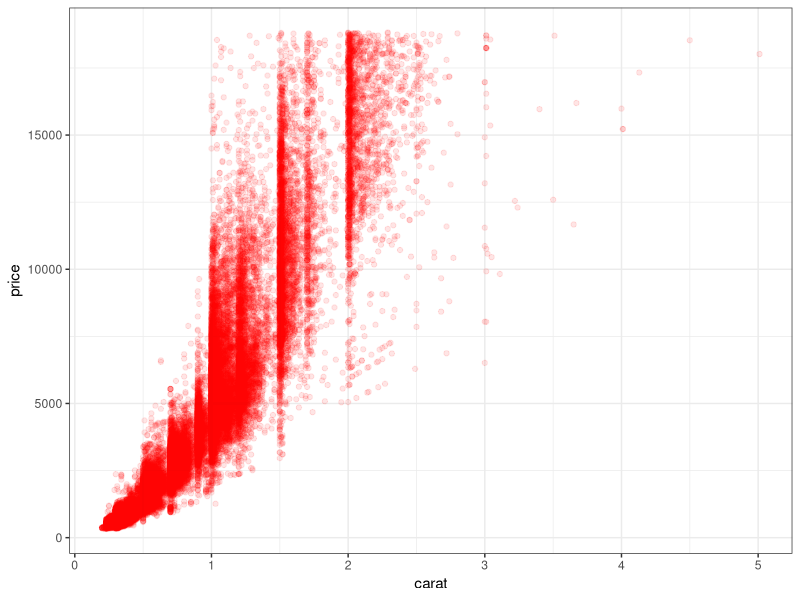
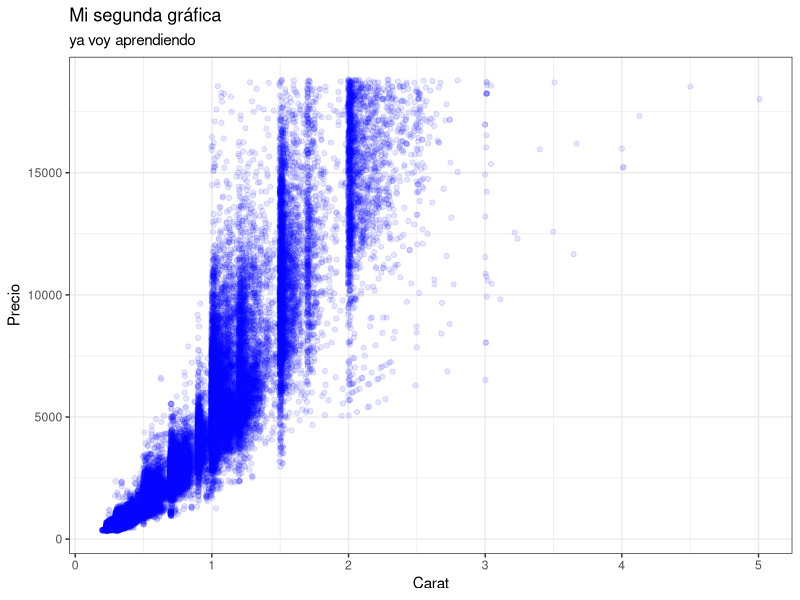
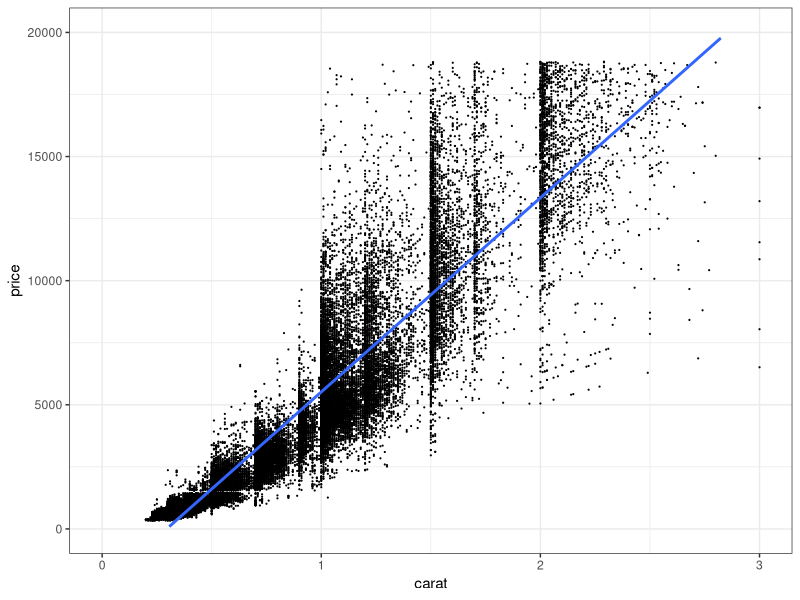
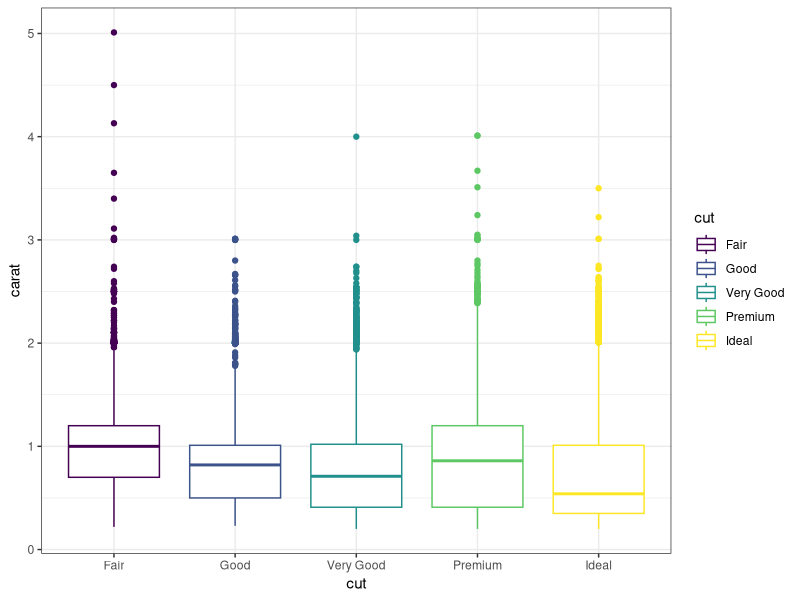
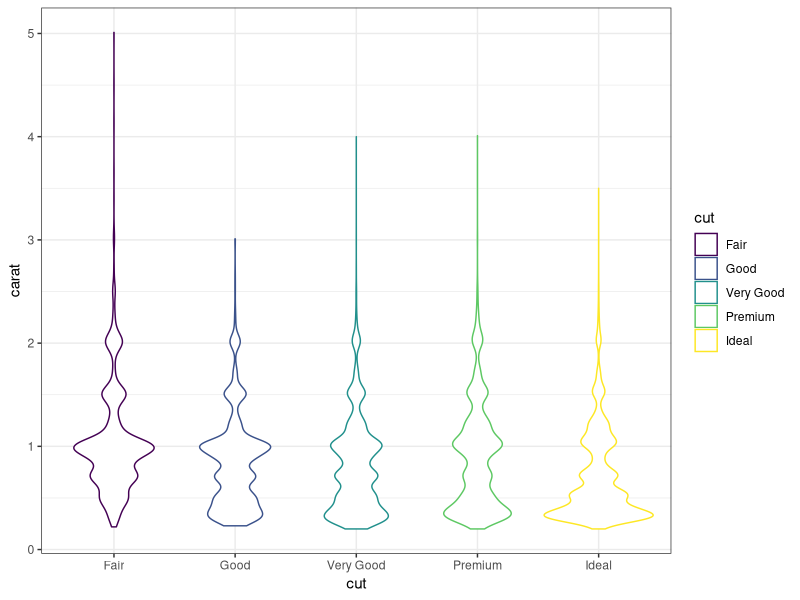
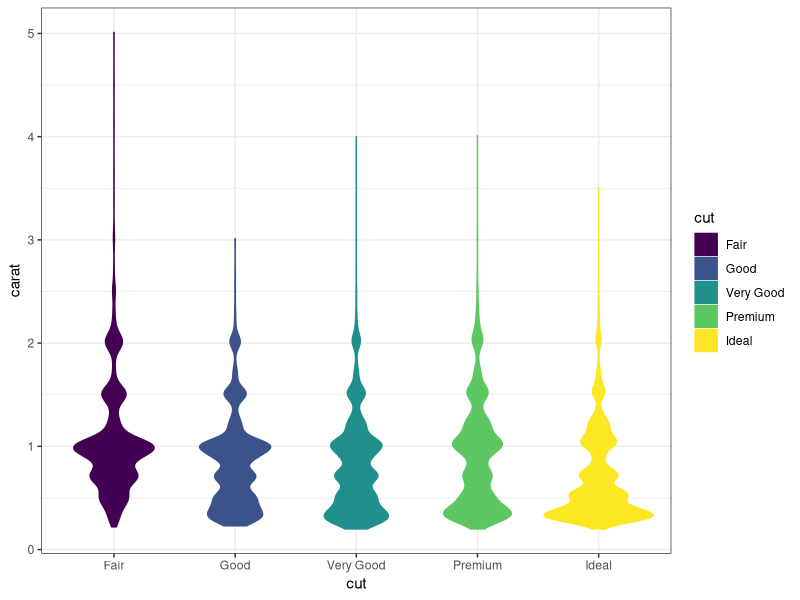
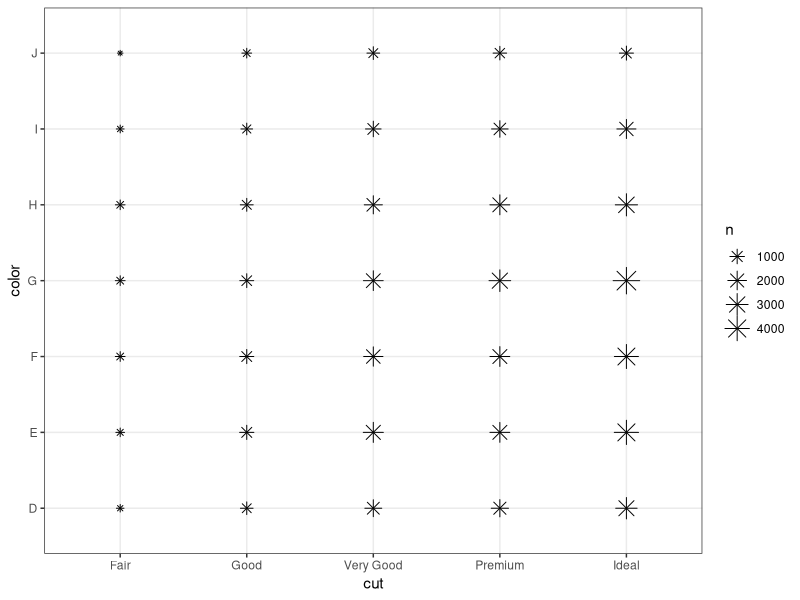
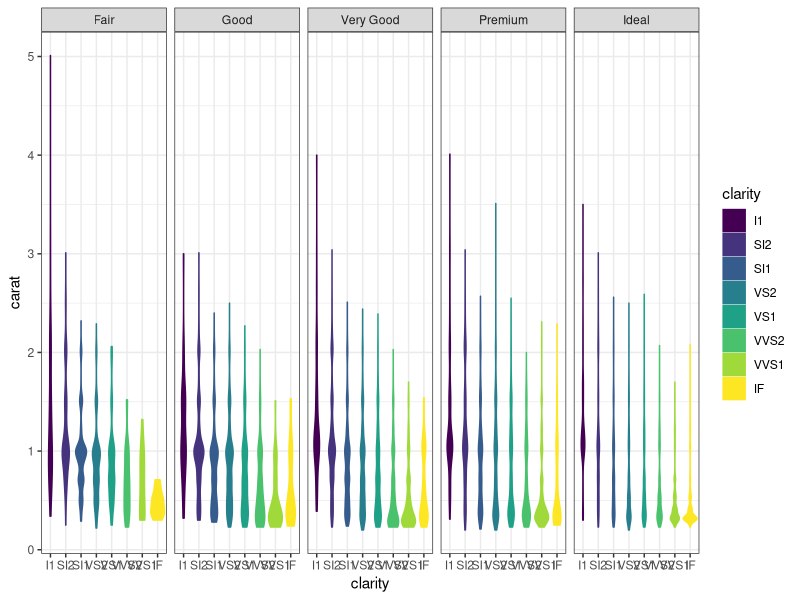

Reproduce these figures in R, in order.
## ---- chunk 1
knitr::opts_chunk$set(echo = TRUE)
library(dplyr)
library(ggplot2)
## ---- chunk 2
diamonds %>%
ggplot(aes(carat, price)) +
  geom_point(color = 'red', 
             alpha = 0.1) +
  theme_bw()
## ---- chunk 3
diamonds %>%
  ggplot(aes(carat, price)) + 
  geom_jitter(alpha = 0.1,
              color = 'blue') +
  labs(title = 'Mi segunda gráfica',
       subtitle = 'ya voy aprendiendo',
       x = 'Carat',
       y = 'Precio') +
  theme_bw()
## ---- chunk 4
diamonds %>%
  ggplot(aes(carat, price)) +
  geom_point(size = 0.1) + 
  geom_smooth(method = 'lm') +
  scale_x_continuous(limits = c(0, 3)) +
  scale_y_continuous(limits = c(0, 20000)) +
  theme_bw()
## ---- chunk 5
diamonds %>%
  ggplot(aes(cut, carat)) +
  geom_boxplot(aes(group = cut, color = cut)) +
  theme_bw()
## ---- chunk 6
diamonds %>%
  ggplot(aes(cut, carat)) +
  geom_violin(aes(group = cut, 
                  color = cut)) +
  theme_bw()
## ---- chunk 7
diamonds %>%
  ggplot(aes(cut, carat)) +
  geom_violin(aes(group = cut, 
                  color = cut,
                  fill = cut)) +
  theme_bw()
## ---- chunk 8
diamonds %>%
  ggplot(aes(cut, color)) +
  geom_count(shape = 8) +
  theme_bw()
## ---- chunk 9
diamonds %>%
  ggplot(aes(clarity, carat)) +
  geom_violin(aes(group = clarity, 
                  color = clarity,
                  fill = clarity)) +
  facet_grid(.~ cut) +
  theme_bw()
